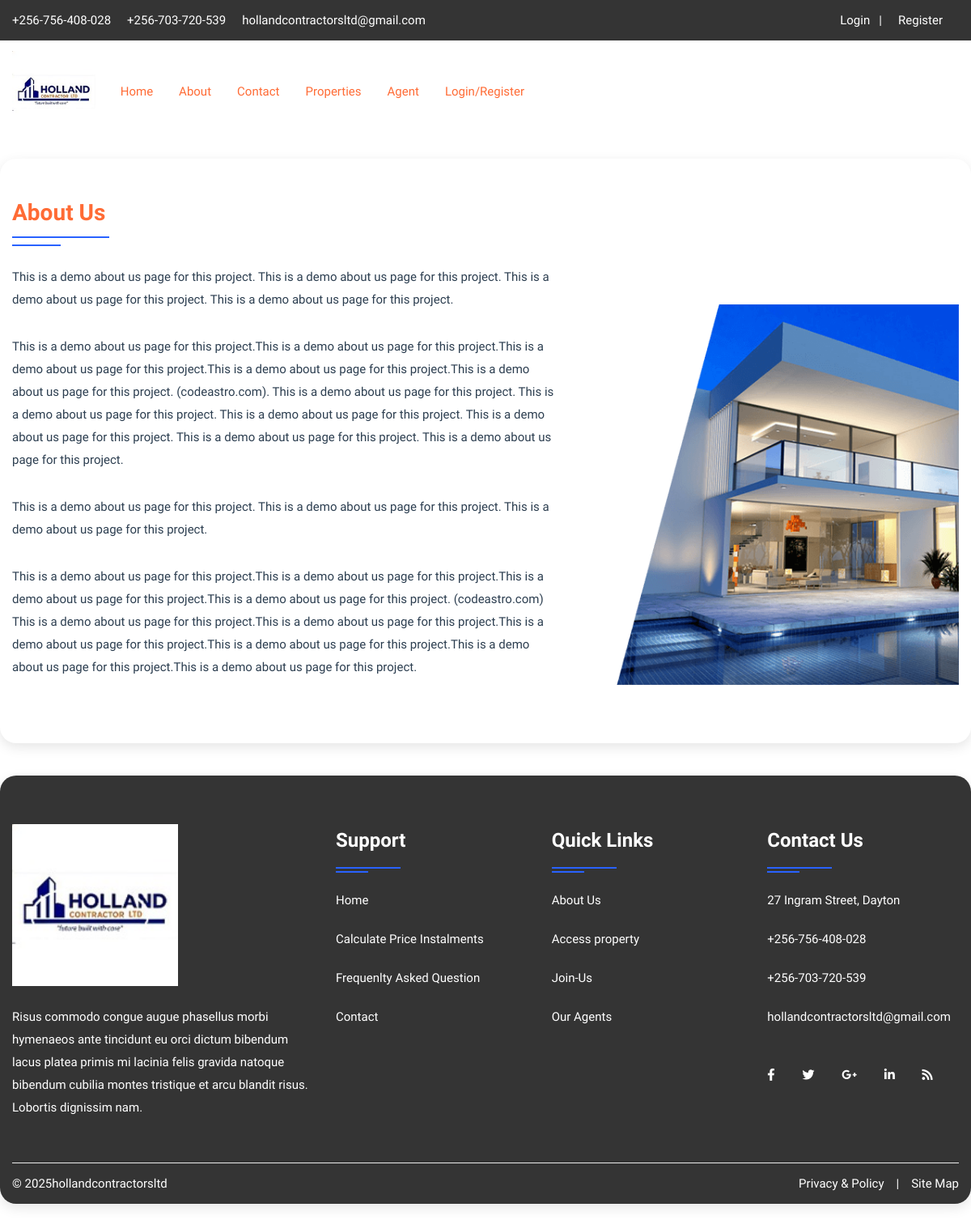
Page /about.php on the committed database.
### tables this page shows
CREATE TABLE `about` (
  `id` int(10) NOT NULL,
  `title` varchar(100) NOT NULL,
  `content` longtext NOT NULL,
  `image` varchar(300) NOT NULL
);

### about.php (the view, shortened to what this page needs)
<!DOCTYPE html>
<html lang="en">
<head>
<link rel="stylesheet" type="text/css" href="css/bootstrap.min.css">
<link rel="stylesheet" type="text/css" href="css/bootstrap-slider.css">
<link rel="stylesheet" type="text/css" href="css/jquery-ui.css">
<link rel="stylesheet" type="text/css" href="css/layerslider.css">
<link rel="stylesheet" type="text/css" href="css/color.css" id="color-change">
<link rel="stylesheet" type="text/css" href="css/owl.carousel.min.css">
<link rel="stylesheet" type="text/css" href="css/font-awesome.min.css">
<link rel="stylesheet" type="text/css" href="fonts/flaticon/flaticon.css">
<link rel="stylesheet" type="text/css" href="css/style.css">
</head>
<body>
<div id="page-wrapper">
    <div class="row">
		<?php include("include/header.php");?>
        <div class="full-row">
            <div class="container">
				<?php
					$query=mysqli_query($con,"SELECT * FROM about");
					while($row=mysqli_fetch_array($query))
					{
				?>
				<div class="row">
                    <div class="col-md-12 col-lg-12">
                        <h3 class="double-down-line-left text-secondary position-relative pb-4 mb-4"><?php echo $row['1'];?></h3>
                    </div>
                </div>
                <div class="row about-company">
                    <div class="col-md-12 col-lg-7">
                        <div class="about-content">
                            <?php echo $row['2'];?>
                        </div>
                    </div>
                    <div class="col-md-12 col-lg-5 mt-5">
                        <div class="about-img"> <img src="admin/upload/<?php echo $row['3'];?>" alt="about image"> </div>
                    </div>
                </div>
				<?php } ?>
            </div>
        </div>
		<?php include("include/footer.php");?>
    </div>
</div>
</body>
</html>

### include/header.php (shortened to what this page needs)
<header id="header" class="transparent-header-modern fixed-header-bg-white w-100">
            <div class="top-header bg-secondary">
                <div class="container">
                    <div class="row">
                        <div class="col-md-8">
                            <ul class="top-contact list-text-white  d-table">
                                <li><a href="#">+256-756-408-028</a></li>
<li><a href="#">+256-703-720-539</a></li>
                                <li><a href="#">hollandcontractorsltd@gmail.com</a></li>
                            </ul>
                        </div>
                        <div class="col-md-4">
                            <div class="top-contact float-right">
                                <ul class="list-text-white d-table">
								<li>
								<?php  if(isset($_SESSION['uemail']))
								{ ?>
								<a href="logout.php">Logout</a>&nbsp;&nbsp;<?php } else { ?>
								<a href="login.php">Login</a>&nbsp;&nbsp;
								| </li>
								<li><a href="register.php"> Register</li><?php } ?>
								</ul>
                            </div>
                        </div>
                    </div>
                </div>
            </div>
            <div class="main-nav secondary-nav hover-success-nav py-2">
                <div class="container">
                    <div class="row">
                        <div class="col-lg-12">
                            <nav class="navbar navbar-expand-lg navbar-light p-0"> <a class="navbar-brand position-relative" href="index.php"><img class="nav-logo" src="images/logo/restatelg_white.jpg" height=100 width=200 alt=""></a>
                                <div class="collapse navbar-collapse" id="navbarSupportedContent">
                                    <ul class="navbar-nav mr-auto">
                                        <li class="nav-item dropdown"> <a class="nav-link" href="index.php" role="button" aria-haspopup="true" aria-expanded="false">Home</a></li>
										<li class="nav-item"> <a class="nav-link" href="about.php">About</a> </li>
                                        <li class="nav-item"> <a class="nav-link" href="contact.php">Contact</a> </li>
                                        <li class="nav-item"> <a class="nav-link" href="property.php">Properties</a> </li>
                                        <li class="nav-item"> <a class="nav-link" href="agent.php">Agent</a> </li>
										<?php  if(isset($_SESSION['uemail']))
										{ ?>
										<li class="nav-item dropdown">
											<a class="nav-link dropdown-toggle" href="#" role="button" data-toggle="dropdown" aria-haspopup="true" aria-expanded="false">My Account</a>
											<ul class="dropdown-menu">
												<li class="nav-item"> <a class="nav-link" href="profile.php">Profile</a> </li>
												<li class="nav-item"> <a class="nav-link" href="feature.php">Your Property</a> </li>
												<li class="nav-item"> <a class="nav-link" href="logout.php">Logout</a> </li>
											</ul>
                                        </li>
										<?php } else { ?>
										<li class="nav-item"> <a class="nav-link" href="login.php">Login/Register</a> </li>
										<?php } ?>
                                    </ul>
                                </div>
                            </nav>
                        </div>
                    </div>
                </div>
            </div>
        </header>

### include/footer.php
<footer class="full-row bg-secondary p-0">
            <div class="container">
                <div  class="row">
                    <div class="col-lg-12">
                        <div class="divider py-40">
                            <div class="row">
                                <div class="col-md-12 col-lg-4">
                                    <div class="footer-widget mb-4">
                                        <div class="footer-logo mb-4"> <a href="#"><img class="logo-bottom" src="images/logo/restatelg_white.jpg" height=200 width=200 alt="image"></a> </div>
                                        <p class="pb-20 text-white">Risus commodo congue augue phasellus morbi hymenaeos ante tincidunt eu orci dictum bibendum lacus platea primis mi lacinia felis gravida natoque bibendum cubilia montes tristique et arcu blandit risus. Lobortis dignissim nam.</p>
                                        </div>
                                </div>
                                <div class="col-md-12 col-lg-8">
                                    <div class="row">
                                        <div class="col-md-4 col-lg-4">
                                            <div class="footer-widget footer-nav mb-4">
                                                <h4 class="widget-title text-white double-down-line-left position-relative">Support</h4>
                                                <ul class="hover-text-primary">
                                                    <li><a href="index.php" class="text-white">Home</a></li>
                                                    <li><a href="property.php" class="text-white">Calculate Price Instalments</a></li>
                                                    <li><a href="#" class="text-white">Frequenlty Asked Question</a></li>
                                                    <li><a href="contact.php" class="text-white">Contact</a></li>
                                                </ul>
                                            </div>
                                        </div>
                                        <div class="col-md-4 col-lg-4">
                                            <div class="footer-widget footer-nav mb-4">
                                                <h4 class="widget-title text-white double-down-line-left position-relative">Quick Links</h4>
                                                <ul class="hover-text-primary">
                                                    <li><a href="about.php" class="text-white">About Us</a></li>
                                                    <li><a href="login.php" class="text-white">Access property</a></li>
                                                    <li><a href="register.php" class="text-white">Join-Us</a></li>
                                                    <li><a href="agent.php" class="text-white">Our Agents</a></li>
                                                </ul>
                                            </div>
                                        </div>
                                        <div class="col-md-4 col-lg-4">
                                            <div class="footer-widget">
                                                <h4 class="widget-title text-white double-down-line-left position-relative">Contact Us</h4>
                                                <ul class="text-white">
                                                    <li class="hover-text-primary">27 Ingram Street, Dayton</li>
                                                    <li class="hover-text-primary">+256-756-408-028</li>
													<li class="hover-text-primary">+256-703-720-539</li>
                                                    <li class="hover-text-primary">hollandcontractorsltd@gmail.com</li>
                                                </ul>
                                            </div>
                                            <div class="footer-widget media-widget mt-4 text-white hover-text-primary"> <a href="#"><i class="fab fa-facebook-f"></i></a> <a href="#"><i class="fab fa-twitter"></i></a> <a href="#"><i class="fab fa-google-plus-g"></i></a> <a href="#"><i class="fab fa-linkedin-in"></i></a> <a href="#"><i class="fas fa-rss"></i></a> </div>
                                        </div>
                                    </div>
                                </div>
                            </div>
                        </div>
                    </div>
                </div>
                <div class="row copyright">
                    <div class="col-sm-6"> <span class="text-white">© <?php echo date('Y');?>hollandcontractorsltd</span> </div>
                    <div class="col-sm-6">
                        <ul class="line-menu text-white hover-text-primary float-right">
                            <li><a href="#">Privacy & Policy</a></li>
                            <li>|</li>
                            <li><a href="#"> Site Map</a></li>
                        </ul>
                    </div>
                </div>
            </div>
        </footer>

### css/color.css (style rules this page uses)
:root { --theme-ordinary-color: #2c3e50; }
:root { --theme-primary-color: #2962ff; }
:root { --theme-secondary-color: #ff6b35; }
:root { --theme-white-color: #ffffff; }
:root { --theme-light-color: #ecf0f1; }
:root { --theme-gray-color: #bdc3c7; }
:root { --theme-footer-color: #1e3a8a; }
:root { --theme-dark-color: #1a252f; }
:root { --text-light-color: #7f8c8d; }
:root { --theme-primary-opacity-color: rgba(41, 98, 255, 0.8); }
:root { --theme-secondary-opacity-color: rgba(255, 107, 53, 0.7); }
:root { --theme-white-opacity-color: rgba(255, 255, 255, 0.3); }
:root { --theme-dark-opacity-color: rgba(0, 0, 0, 0.5); }
:root { --theme-ordinary-font: 'Muli', sans-serif; }
:root { --theme-highlight-font: 'Comfortaa', cursive; }

### rows in the picture
about: title "About Us", content "This is a demo about us page for this project. This is a demo about us page for this project. This is a demo about us page for this project. This is a demo about us page for this project. This is a demo about us page for this project.This is a demo about us page for this project.This is a demo about us page for this project.This is a demo about us page for this project.This is a demo about us page for this project. (codeastro.com). This is a demo about us page for this project. This is a demo about us page for this project. This is a demo about us page for this project. This is a demo about us page for this project. This is a demo about us page for this project. This is a demo about us page…", image (picture)
